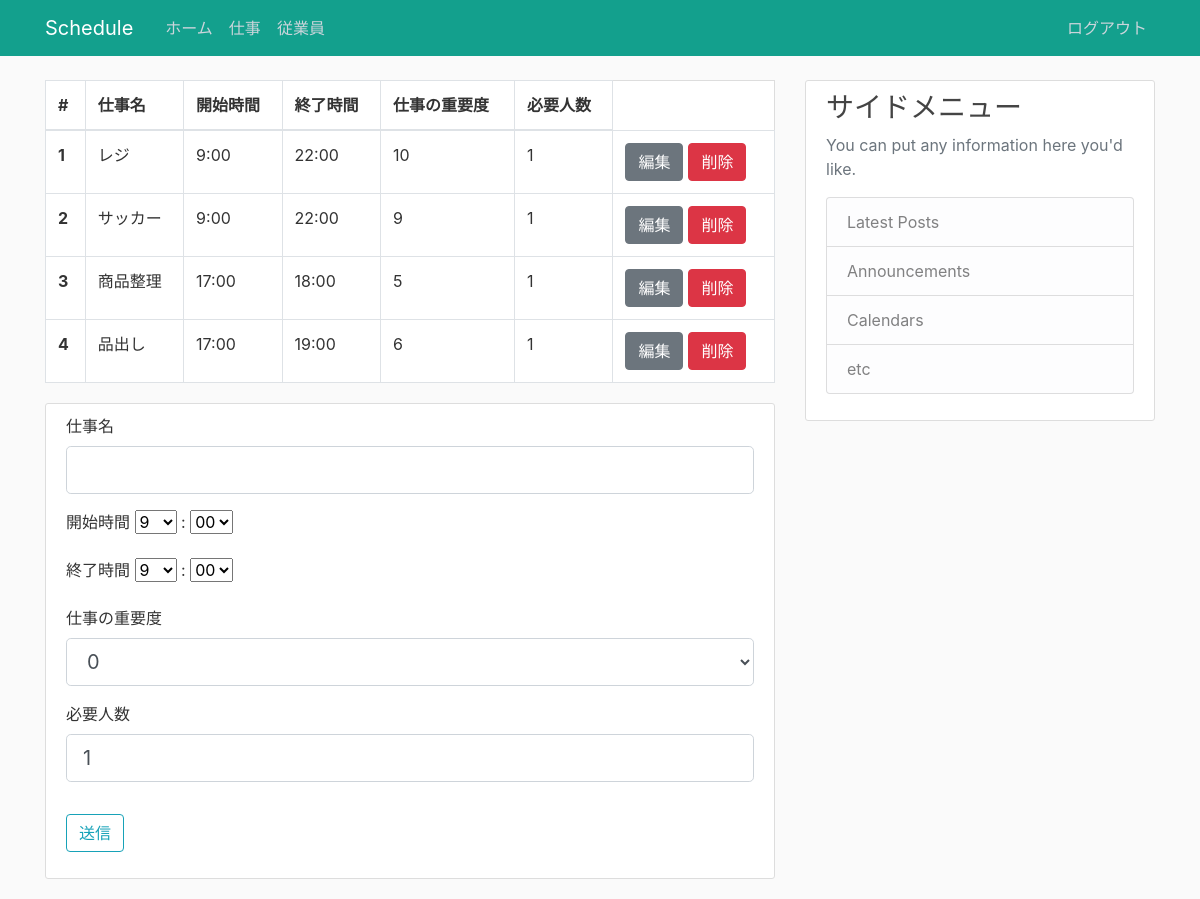
The page /job (signed in) on the database its author committed.
### flask_schedule/models.py (models this page shows, shortened)
class Job(db.Model):
  id = db.Column(db.Integer, primary_key=True)
  jobname = db.Column(db.String(20), unique=True, nullable=False)
  starttime = db.Column(db.String(10))
  endtime = db.Column(db.String(10))
  priority = db.Column(db.String(3))
  required_number = db.Column(db.Integer)

### flask_schedule/views/job.py (the view, shortened to what this page needs)
@app.route('/job', methods=['GET', 'POST'])
def job():
  if not session.get('logged_in'):
    return redirect(url_for('login'))
  jobs = Job.query.all()
  form = JobForm()
  hour = hourlist
  minutes = minuteslist
  form.starttime_hour.choices = hourlist
  form.starttime_minutes.choices = minuteslist
  form.endtime_hour.choices = hourlist
  form.endtime_minutes.choices = minuteslist
  form.priority.choices = priorty_list
  if request.method == "GET":
    return render_template('job/job.html',form=form,jobs=jobs)

### flask_schedule/forms.py
class JobForm(FlaskForm):
  jobname = StringField('仕事名',validators=[DataRequired(), Length(min=1, max=20)])
  starttime_hour = SelectField('開始時間',validators=[DataRequired()])
  starttime_minutes = SelectField(':',validators=[DataRequired()])
  endtime_hour = SelectField('終了時間',validators=[DataRequired()])
  endtime_minutes = SelectField(':',validators=[DataRequired()])
  required_number = IntegerField('必要人数', validators=[DataRequired()],default=1)
  priority = SelectField('仕事の重要度',validators=[DataRequired()])
  submit = SubmitField('送信')

### flask_schedule/views/views.py (called while the page is built)
@app.context_processor
def override_url_for():
    return dict(url_for=dated_url_for)

def dated_url_for(endpoint, **values):
    if endpoint == 'static':
        filename = values.get('filename', None)
        if filename:
            file_path = os.path.join(app.root_path,
                                 endpoint, filename)
            values['q'] = int(os.stat(file_path).st_mtime)
    return url_for(endpoint, **values)

### flask_schedule/templates/job/job.html (shortened to what this page needs)
{% extends "layout.html" %}
{% block content %}
  <table class="table table-bordered content-section">
    <thead>
      <tr>
        <th scope="col">#</th>
        <th scope="col">仕事名</th>
        <th scope="col">開始時間</th>
        <th scope="col">終了時間</th>
        <th scope="col">仕事の重要度</th>
        <th scope="col">必要人数</th>
      </tr>
    </thead>
    <tbody>
      {% for job in jobs %}
      <tr>
        <th scope="row">{{ job.id }}</th>
        <td>{{ job.jobname }}</td>
        <td>{{ job.starttime }}</td>
        <td>{{ job.endtime }}</td>
        <td>{{ job.priority }}</td>
        <td>{{ job.required_number }}</td>
        <td>
          <div class="btn-group">
            <form action="{{ url_for('edit_job',id = job.id)}}" method="GET">
              <button type="submit" class="btn btn-secondary">編集</button>
            </form>
            <form action="{{ url_for('delete_job',id = job.id)}}" method="GET">
              <button type="submit" class="btn btn-danger" style="margin-left: 5px;" style="margin-right: 5px;">削除</button>
            </form>
          </div>
        </td>
      </tr>
      {% endfor %}
    </tbody>
  </table>
  <div class="content-section">
    <form method="POST" action="">
      <div class="form-group">
        <fieldset class="form-group">
          <div class="form-group">
            {{ form.jobname.label(class="form-control-label")}}
            {{ form.jobname(class="form-control form-control-lg") }}
          </div>
          <div class="form-group">
            {{ form.starttime_hour.label()}}
            {{ form.starttime_hour() }}
            {{ form.starttime_minutes.label()}}
            {{ form.starttime_minutes() }}
          </div>
          <div class="form-group">
            {{ form.endtime_hour.label()}}
            {{ form.endtime_hour() }}
            {{ form.endtime_minutes.label()}}
            {{ form.endtime_minutes() }}
          </div>
          <div class="form-group">
            {{ form.priority.label(class="form-control-label")}}
            {{ form.priority(class="form-control form-control-lg") }}
          </div>
          <div class="form-group">
            {{ form.required_number.label(class="form-control-label")}}
            {{ form.required_number(class="form-control form-control-lg") }}
          </div>
        </fieldset>
      </div>
      <div class="form-group">
        {{ form.submit(class="btn btn-outline-info") }}
      </div>
    </form>
  </div>
{% endblock %}

### flask_schedule/static/main.css (style rules this page uses)
body { background: #fafafa; color: #333333; margin-top: 5rem; }
.content-section { background: #ffffff; padding: 10px 20px; border: 1px solid #dddddd; border-radius: 3px; margin-bottom: 20px; }

### flask_schedule/static/print.css (style rules this page uses)
body { background: hsl(0, 84%, 45%); color: #333333; margin-top: 5rem; }

### rows shown on the page
Job: id "1", jobname "レジ", starttime "9:00", endtime "22:00", priority "10", required_number "1"
Job: id "2", jobname "サッカー", starttime "9:00", endtime "22:00", priority "9", required_number "1"
Job: id "3", jobname "商品整理", starttime "17:00", endtime "18:00", priority "5", required_number "1"
Job: id "4", jobname "品出し", starttime "17:00", endtime "19:00", priority "6", required_number "1"
